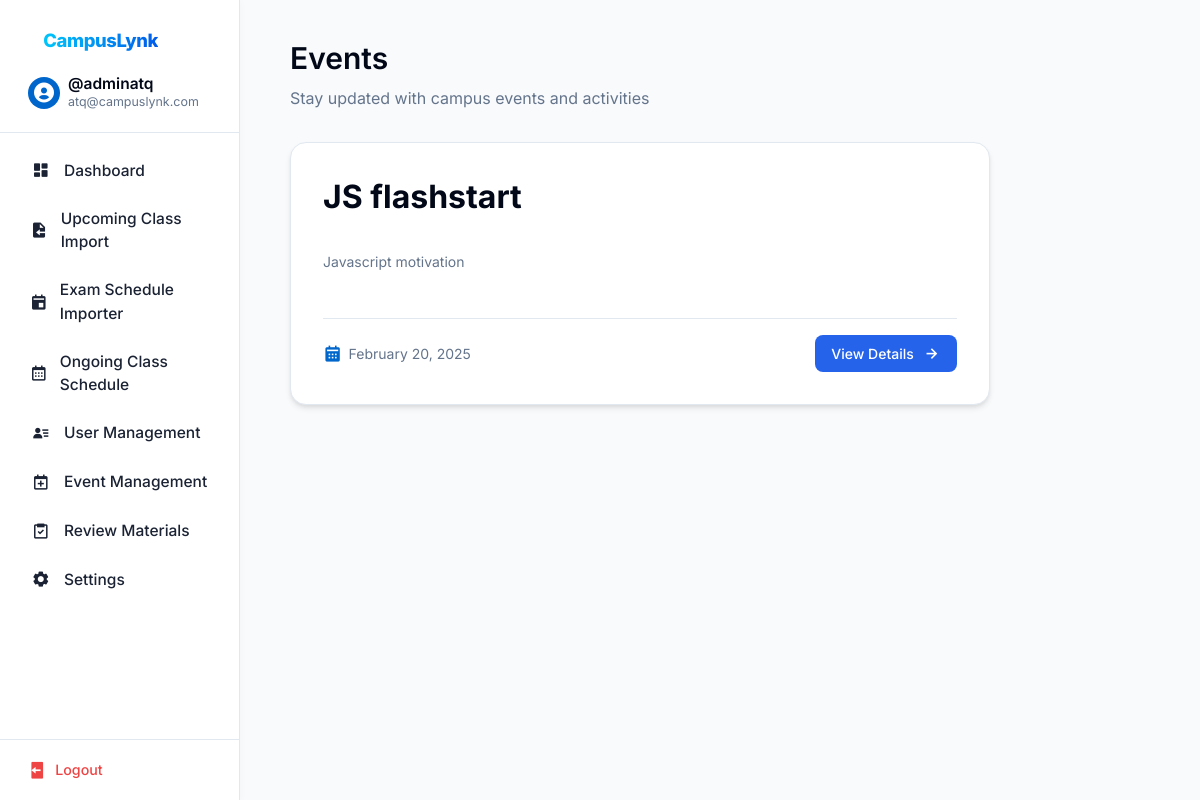
Screenshot of /eventpage.php (signed in) with the database file from the repository.
### tables this page shows
CREATE TABLE `users` (
  `id` int(11) NOT NULL,
  `username` varchar(255) NOT NULL,
  `email` varchar(255) NOT NULL,
  `password` varchar(255) NOT NULL,
  `role` enum('student','faculty','admin') NOT NULL,
  `name` varchar(255) NOT NULL
);

CREATE TABLE `events` (
  `id` int(11) NOT NULL,
  `title` varchar(255) NOT NULL,
  `description` text DEFAULT NULL,
  `date` date NOT NULL
);

### eventpage.php (the view, shortened to what this page needs)
<?php
try {
    $database = new Database();
    $db = $database->getConnection();
    $query = "SELECT * FROM events ORDER BY date DESC";
    $stmt = $db->prepare($query);
    $stmt->execute();
    $events = $stmt->fetchAll(PDO::FETCH_ASSOC);
} catch (PDOException $e) {
    $error = "Database Error: " . $e->getMessage();
}
?>
<!DOCTYPE html>
<html lang="en">
<head>
    <link href='https://unpkg.com/boxicons@2.1.4/css/boxicons.min.css' rel='stylesheet'>
    <link rel="stylesheet" href="css/base.css">
    <link rel="stylesheet" href="css/layout.css">
    <link rel="stylesheet" href="css/components.css">
    <link rel="stylesheet" href="css/events.css">
</head>
<body>
<div class="dashboard-layout">
  <?php include 'sidebar.php'; ?>
  <main id="main-content" class="main-content fade-transition fade-out" style="">
    <section class="welcome-section">
        <h1>Events</h1>
        <p class="text-muted">Stay updated with campus events and activities</p>
    </section>
    <div class="events-grid">
        <?php if (!empty($events)): ?>
            <?php foreach ($events as $event): ?>
                <div class="event-card">
                    <div class="event-content">
                        <h3 class="event-title"><?php echo htmlspecialchars($event['title']); ?></h3>
                        <p class="event-description"><?php echo htmlspecialchars($event['description']); ?></p>
                        <div class="event-meta">
                            <span class="event-date">
                                <i class='bx bxs-calendar'></i>
                                <?php echo date('F j, Y', strtotime($event['date'])); ?>
                            </span>
                            <a href="eventpage-p2.php?event_id=<?php echo $event['id']; ?>"
                               class="btn-view-details">
                                <span>View Details</span>
                                <i class='bx bx-right-arrow-alt'></i>
                            </a>
                        </div>
                    </div>
                </div>
            <?php endforeach; ?>
        <?php endif; ?>
    </div>
  </main>
</div>
</body>
</html>

### sidebar.php (shortened to what this page needs)
<?php
try {
    $sidebar_database = new Database();
    $sidebar_db = $sidebar_database->getConnection();
    $sidebar_query = $sidebar_db->prepare("SELECT * FROM users WHERE email = ?");
    $sidebar_query->execute([$_SESSION['useremail']]);
    $sidebar_user = $sidebar_query->fetch(PDO::FETCH_ASSOC);
} catch (PDOException $e) {
    header("Location: login.php?error=Database Error: " . urlencode($e->getMessage()));
    exit();
}
$current_page = basename($_SERVER['PHP_SELF']);
$role = $sidebar_user['role'];
?>
<link href='https://unpkg.com/boxicons@2.1.4/css/boxicons.min.css' rel='stylesheet'>
<aside class="sidebar">
    <div class="sidebar-header">
        <div class="logo-and-title-div">
            <div class="sidebar-brand">
                <a href="index.php" class="navbar-brand sidebar-logo"><span>CampusLynk</span></a>
            </div>
        </div>
        <a href="<?php echo $role === 'faculty' ? 'faculty_dashboard.php' : ($role === 'admin' ? 'admin_dashboard.php' : 'profile.php'); ?>" class="user-info">
            <div class="user-avatar">
                <i class='bx bxs-user-circle'></i>
            </div>
            <div class="user-details">
                <h3 class="user-name"><?php echo '@' . htmlspecialchars($sidebar_user['username']); ?></h3>
                <p class="user-email"><?php echo htmlspecialchars($sidebar_user['email']); ?></p>
            </div>
        </a>
    </div>
    <div class="sidebar-content">
        <ul class="nav-links">
            <?php if ($role === 'admin'): ?>
                <li>
                    <a href="admin_dashboard.php" class="nav-link <?php echo $current_page === 'admin_dashboard.php' ? 'active' : ''; ?>">
                        <i class='bx bxs-dashboard'></i>
                        <span>Dashboard</span>
                    </a>
                </li>
                <li>
                    <a href="admin_dataimport.php" class="nav-link <?php echo $current_page === 'admin_dataimport.php' ? 'active' : ''; ?>">
                        <i class='bx bxs-file-import'></i>
                        <span>Upcoming Class Import</span>
                    </a>
                </li>
                <li>
                    <a href="admin_exam_import.php" class="nav-link <?php echo $current_page === 'admin_exam_import.php' ? 'active' : ''; ?>">
                        <i class='bx bxs-calendar-event'></i>
                        <span>Exam Schedule Importer</span>
                    </a>
                </li>
                <li>
                    <a href="admin_class_schedule.php" class="nav-link <?php echo $current_page === 'admin_class_schedule.php' ? 'active' : ''; ?>">
                        <i class='bx bx-calendar'></i>
                        <span>Ongoing Class Schedule</span>
                    </a>
                </li>
                <li>
                    <a href="admin_users.php" class="nav-link <?php echo $current_page === 'admin_users.php' ? 'active' : ''; ?>">
                        <i class='bx bxs-user-detail'></i>
                        <span>User Management</span>
                    </a>
                </li>
                <li>
                    <a href="admin_event_management.php" class="nav-link <?php echo $current_page === 'admin_event_management.php' ? 'active' : ''; ?>">
                        <i class='bx bx-calendar-plus'></i>
                        <span>Event Management</span>
                    </a>
                </li>
                <li>
                    <a href="admin_review_materials.php" class="nav-link <?php echo $current_page === 'admin_review_materials.php' ? 'active' : ''; ?>">
                        <i class='bx bx-task'></i>
                        <span>Review Materials</span>
                    </a>
                </li>
                <li>
                    <a href="admin_settings.php" class="nav-link <?php echo $current_page === 'admin_settings.php' ? 'active' : ''; ?>">
                        <i class='bx bxs-cog'></i>
                        <span>Settings</span>
                    </a>
                </li>
            <?php endif; ?>
        </ul>
    </div>
    <div class="sidebar-footer">
        <?php
        $logout_url = 'logout.php';
        if (isset($_SESSION['role'])) {
            switch ($_SESSION['role']) {
                case 'admin':
                    $logout_url = 'admin_logout.php';
                    break;
            }
        }
        ?>
        <a href="<?php echo $logout_url; ?>" class="logout-btn">
            <i class='bx bxs-log-out'></i>
            <span>Logout</span>
        </a>
    </div>
</aside>

### css/base.css (style rules this page uses)
:root { --background: #ffffff; --foreground: #020817; --card: #ffffff; --card-foreground: #020817; --popover: #ffffff; --popover-foreground: #020817; --primary: #0066cc; --primary-foreground: #ffffff; --secondary: #f1f5f9; --secondary-foreground: #0f172a; --muted: #f1f5f9; --muted-foreground: #64748b; --accent: #f1f5f9; --accent-foreground: #0f172a; --destructive: #ef4444; --destructive-foreground: #ffffff; --success: #16a34a; --success-foreground: #ffffff; --border: #e2e8f0; --input: #e2e8f0; --ring: #0066cc; --spacing-1: 0.25rem; --spacing-2: 0.5rem; --spacing-3: 0.75rem; --spacing-4: 1rem; --spacing-5: 1.25rem; --spacing-6: 1.5rem; --spacing-8: 2rem; --spacing-10: 2.5rem; --spacing-12: 3rem; --radius-sm: 0.125rem; --radius: 0.5rem; --radius-md: 0.75rem; --radius-lg: 1rem; --shadow-sm: 0 1px 2px rgba(0, 0, 0, 0.05); --shadow: 0 1px 3px rgba(0, 0, 0, 0.1), 0 1px 2px rgba(0, 0, 0, 0.06); --shadow-md: 0 4px 6px -1px rgba(0, 0, 0, 0.1), 0 2px 4px -1px rgba(0, 0, 0, 0.06); --shadow-lg: 0 10px 15px -3px rgba(0, 0, 0, 0.1), 0 4px 6px -2px rgba(0, 0, 0, 0.05); }
* { margin: 0; padding: 0; box-sizing: border-box; font-family: 'Inter', sans-serif; }
body { background-color: var(--background); color: var(--foreground); line-height: 1.5; }
h1, h2, h3, h4, h5, h6 { font-weight: 600; line-height: 1.25; margin-bottom: var(--spacing-4); }
h1 { font-size: 2.25rem; }
h3 { font-size: 1.5rem; }
.text-muted { color: var(--muted-foreground); }

### css/components.css (style rules this page uses)
.fade-transition { opacity: 0; transition: opacity 0.35s cubic-bezier(.4,0,.2,1); }
.fade-transition.fade-in { opacity: 1; }

### css/events.css (style rules this page uses)
.events-grid { display: grid; grid-template-columns: repeat(auto-fit, minmax(300px, 1fr)); gap: 1.5rem; margin-top: 1rem; }
.event-card { background: var(--background); border: 1px solid var(--border); border-radius: var(--radius-lg); overflow: hidden; transition: all 0.2s ease; }
.event-content { padding: 1.5rem; }
.event-title { font-size: 1.125rem; font-weight: 600; color: var(--foreground); margin-bottom: 0.75rem; line-height: 1.4; }
.event-description { font-size: 0.875rem; color: var(--muted-foreground); margin-bottom: 1.25rem; line-height: 1.6; }
.event-meta { display: flex; align-items: center; justify-content: space-between; margin-top: auto; padding-top: 1rem; border-top: 1px solid var(--border); }
.event-date { display: flex; align-items: center; gap: 0.5rem; font-size: 0.875rem; color: var(--muted-foreground); }
.event-date i { font-size: 1.25rem; color: var(--primary); }
.btn-view-details { display: inline-flex; align-items: center; gap: 0.5rem; padding: 0.5rem 1rem; font-size: 0.875rem; font-weight: 500; color: #fff !important; background: #2563eb !important; border-radius: var(--radius); transition: all 0.2s ease; text-decoration: none; border: none; outline: none; }
.btn-view-details i { font-size: 1.25rem; color: #fff !important; transition: color 0.2s; }
.event-card { width: 100%; max-width: 700px; background: var(--background); border: 1.5px solid var(--border); border-radius: var(--radius-lg); box-shadow: var(--shadow-md); padding: 0; overflow: hidden; display: flex; flex-direction: column; }
.event-title { font-size: 2rem; font-weight: 700; margin: 0 0 0.5rem 0; color: var(--foreground); }
.event-meta { display: flex; flex-wrap: wrap; gap: 1.5rem; font-size: 1rem; color: var(--muted-foreground); }
.event-meta span { display: flex; align-items: center; gap: 0.4rem; }
.event-meta i { color: var(--primary); font-size: 1.2rem; }
.event-content { padding: 2rem; display: flex; flex-direction: column; gap: 1.5rem; }

### rows the page displays
users: username "adminatq", email "atq@campuslynk.com"
events: title "JS flashstart", description "Javascript motivation", date "February 20, 2025"
